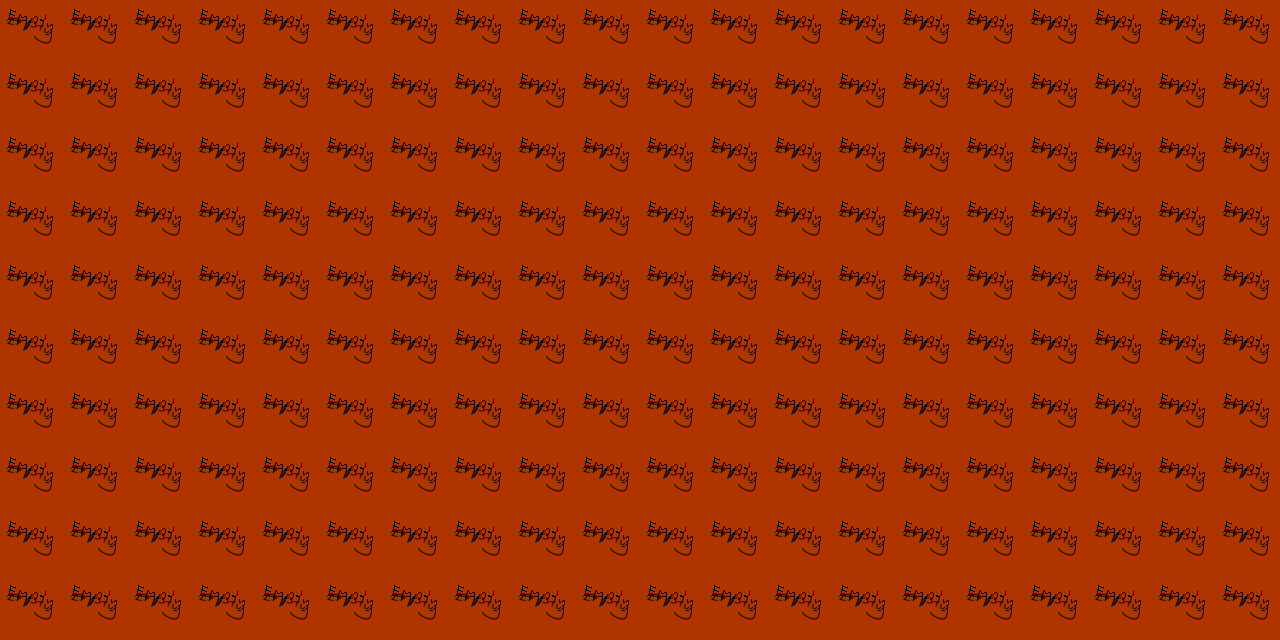

Below is a game level as drawn by its tile map, then a one-line description and the .tmx that defines it (tile-layer data replaced by summaries):
An orthogonal 20x10 tile map with 64x64 px tiles, 1 tile layer (Background) and 3 objects.

<map version="1.5" tiledversion="1.7.2" orientation="orthogonal" renderorder="right-down" width="20" height="10" tilewidth="64" tileheight="64" infinite="0" nextlayerid="4" nextobjectid="5">
 <tileset firstgid="1" source="tiles.tsx" />
 <layer id="1" name="Background" width="20" height="10">
  <data>[200 cells, 200 non-empty, 1 distinct tile ids]</data>
 </layer>
 <objectgroup id="3" name="tile">
  <object id="2" x="128" y="128">
   <polygon points="0,0 0,64 64,64 64,0" />
  </object>
  <object id="3" x="256" y="128">
   <polygon points="0,0 0,64 64,64 64,0" />
  </object>
  <object id="4" x="128" y="256">
   <polygon points="0,0 0,64 64,64 64,0" />
  </object>
 </objectgroup>
</map>